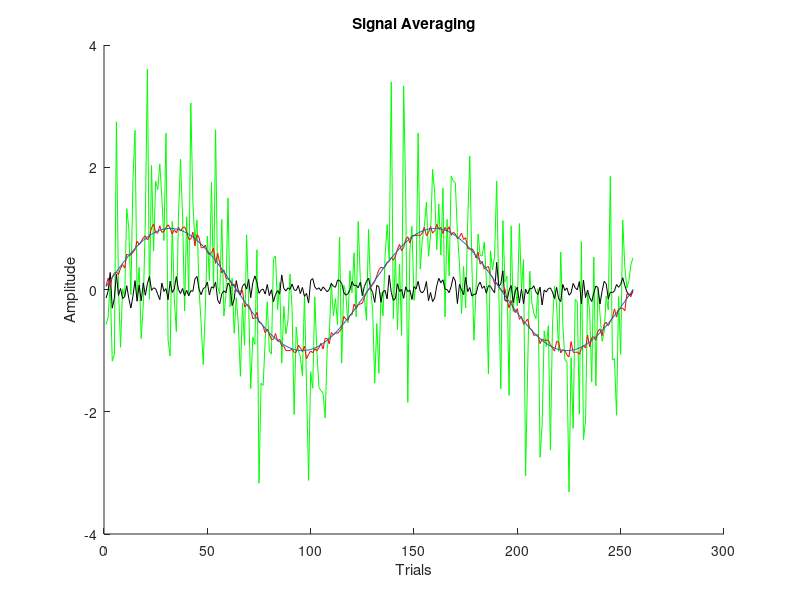

Recreate this plot in MATLAB. (Note: this script raises an error after producing the figure.)
% clc; clear;
% 
% x = zeros(1, 10);
% length = 100000;
% %length = 1;
% for k = 1 : length
%     x = x + (rand(1, 10) - 0.5);
% end
% 
% 
% x/length


   % create [sz x sz] matrix
   % fill the matrix with noise
   sz=256;
   NOISE_TRIALS=randn(sz);
   % create signal with a sine wave
   % divide the array SZ by sz/2
   SZ=1:sz;                         
   SZ=SZ/(sz/2);                   
   S=sin(2*pi*SZ);
       for i=1:sz;                      
           NOISE_TRIALS(i,:) = NOISE_TRIALS(i,:) + S;
       end;
   % create the average
   average=sum(NOISE_TRIALS)/sz;   
   odd_average=sum(NOISE_TRIALS(1:2:sz,:))/(sz/2);
   even_average=sum(NOISE_TRIALS(2:2:sz,:))/(sz/2);
   noise_estimate=odd_average-even_average;
   % create plot
   figure
   hold
   plot(NOISE_TRIALS(1,:),'g')
   plot(noise_estimate,'k')
   plot(average,'r')
   plot(S)
   xlabel('Trials')
   ylabel('Amplitude')
   title('Signal Averaging')
   gtext('Signal: Blue')
   gtext('Single trial: Green')
   gtext('Noise estimate: Black')
   gtext('Average: Red')